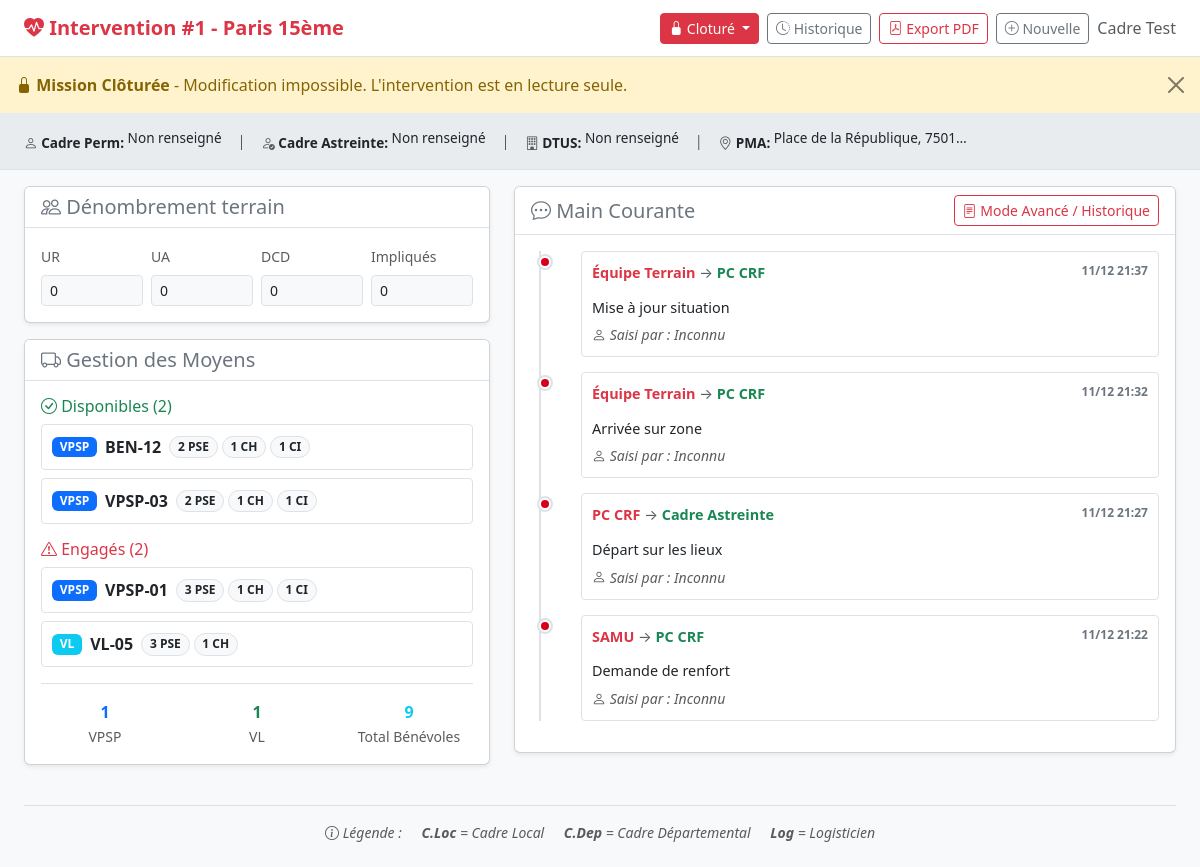
The app's page /dashboard.php?id=1 with its own data.
### tables this page shows
CREATE TABLE `interventions` (
  `id` int(11) NOT NULL,
  `date_creation` datetime NOT NULL DEFAULT current_timestamp(),
  `commune` varchar(255) NOT NULL,
  `adresse_pma` varchar(255) NOT NULL,
  `adresse_cai` varchar(255) DEFAULT NULL,
  `demandeur` varchar(255) NOT NULL,
  `type_event` varchar(255) NOT NULL,
  `is_acel` tinyint(1) DEFAULT 0,
  `is_cot` tinyint(1) DEFAULT 0,
  `numero_intervention` varchar(50) DEFAULT NULL,
  `statut` enum('En cours','Cloturé','Test') NOT NULL DEFAULT 'En cours',
  `nb_ur` int(11) NOT NULL DEFAULT 0,
  `nb_ua` int(11) NOT NULL DEFAULT 0,
  `nb_dcd` int(11) NOT NULL DEFAULT 0,
  `nb_impliques` int(11) NOT NULL DEFAULT 0,
  `cadres_astreinte` text DEFAULT NULL,
  `cadre_permanence` varchar(255) DEFAULT NULL,
  `cadre_astreinte` varchar(255) DEFAULT NULL,
  `dtus_permanence` varchar(255) DEFAULT NULL,
  `logisticien_astreinte` varchar(255) DEFAULT NULL,
  `aide_regulateur` varchar(255) DEFAULT NULL,
  `description` text DEFAULT NULL
);

CREATE TABLE `moyens` (
  `id` int(11) NOT NULL,
  `intervention_id` int(11) NOT NULL,
  `type` enum('VPSP','VL','MINIBUS','ETIR','BENEVOLE','CADRE','VPSP_PCPS','UMH','GROUPE_BSPP','Autre') NOT NULL,
  `status` enum('dispo','engage') NOT NULL DEFAULT 'dispo',
  `nom_indicatif` varchar(255) NOT NULL,
  `nb_pse` int(11) DEFAULT 0,
  `nb_ch` int(11) DEFAULT 0,
  `nb_ci` int(11) DEFAULT 0,
  `nb_cadre_local` int(11) NOT NULL DEFAULT 0,
  `nb_cadre_dept` int(11) NOT NULL DEFAULT 0,
  `nb_logisticien` int(11) NOT NULL DEFAULT 0,
  `date_ajout` datetime NOT NULL DEFAULT current_timestamp()
);

CREATE TABLE `main_courante` (
  `id` int(11) NOT NULL,
  `intervention_id` int(11) NOT NULL,
  `horodatage` datetime NOT NULL DEFAULT current_timestamp(),
  `expediteur` varchar(255) NOT NULL,
  `destinataire` varchar(255) NOT NULL,
  `message` text NOT NULL,
  `moyen_com` varchar(50) DEFAULT NULL,
  `operateur` varchar(100) DEFAULT NULL
);

### dashboard.php (the view, shortened to what the rows shown need)
<?php
require_once __DIR__ . '/includes/db.php';
$intervention_id = isset($_GET['id']) ? (int)$_GET['id'] : 0;
$stmt = $pdo->prepare("SELECT * FROM interventions WHERE id = ?");
$stmt->execute([$intervention_id]);
$intervention = $stmt->fetch();
$statut_actuel = $intervention['statut'] ?? 'En cours';
$is_locked = ($statut_actuel === 'Cloturé');
$stmt = $pdo->prepare("SELECT * FROM moyens WHERE intervention_id = ? ORDER BY type, nom_indicatif");
$stmt->execute([$intervention_id]);
$moyens = $stmt->fetchAll();
$moyens_dispo = array_filter($moyens, fn($m) => $m['status'] === 'dispo');
$moyens_engage = array_filter($moyens, fn($m) => $m['status'] === 'engage');
$stmt = $pdo->prepare("SELECT * FROM main_courante WHERE intervention_id = ? ORDER BY horodatage DESC LIMIT 10");
$stmt->execute([$intervention_id]);
$messages_recent = $stmt->fetchAll();
?>
<!DOCTYPE html>
<html lang="fr">
<head>
    <link href="https://cdn.jsdelivr.net/npm/bootstrap@5.3.0/dist/css/bootstrap.min.css" rel="stylesheet">
    <link rel="stylesheet" href="https://cdn.jsdelivr.net/npm/bootstrap-icons@1.11.0/font/bootstrap-icons.css">
</head>
<body>
    <nav class="navbar navbar-light bg-white border-bottom shadow-sm">
        <div class="container-fluid px-4">
            <span class="navbar-brand mb-0">
                <i class="bi bi-heart-pulse-fill text-danger"></i>
                <span class="text-danger fw-bold">Intervention #<?php echo $intervention_id; ?> - <?php echo htmlspecialchars($intervention['commune']); ?></span>
            </span>
            <div class="d-flex align-items-center gap-2">
                <div class="dropdown">
                    <button class="btn btn-sm dropdown-toggle <?php
                        if ($statut_actuel === 'En cours') echo 'btn-success';
                        elseif ($statut_actuel === 'Cloturé') echo 'btn-danger';
                        else echo 'btn-purple';
                    ?>" type="button" id="dropdownStatut" data-bs-toggle="dropdown" aria-expanded="false">
                        <i class="bi bi-<?php echo $statut_actuel === 'Cloturé' ? 'lock-fill' : 'circle-fill'; ?>"></i>
                        <?php echo htmlspecialchars($statut_actuel); ?>
                    </button>
                </div>
            </div>
        </div>
    </nav>
    <div class="zone-info">
        <div class="container-fluid px-4">
            <div class="d-flex align-items-center gap-3 flex-wrap" style="min-height: 40px;">
                <span><i class="bi bi-person text-muted"></i> <strong>Cadre Perm:</strong> <span class="text-truncate d-inline-block" style="max-width: 150px;" title="<?php echo htmlspecialchars($intervention['cadre_permanence'] ?: 'Non renseigné'); ?>"><?php echo htmlspecialchars($intervention['cadre_permanence'] ?: 'Non renseigné'); ?></span></span>
                <span><i class="bi bi-person-check text-muted"></i> <strong>Cadre Astreinte:</strong> <span class="text-truncate d-inline-block" style="max-width: 150px;" title="<?php echo htmlspecialchars($intervention['cadre_astreinte'] ?: 'Non renseigné'); ?>"><?php echo htmlspecialchars($intervention['cadre_astreinte'] ?: 'Non renseigné'); ?></span></span>
                <span><i class="bi bi-building text-muted"></i> <strong>DTUS:</strong> <span class="text-truncate d-inline-block" style="max-width: 120px;" title="<?php echo htmlspecialchars($intervention['dtus_permanence'] ?? 'Non renseigné'); ?>"><?php echo htmlspecialchars($intervention['dtus_permanence'] ?? 'Non renseigné'); ?></span></span>
                <span><i class="bi bi-geo-alt text-muted"></i> <strong>PMA:</strong> <span class="text-truncate d-inline-block" style="max-width: 200px;" title="<?php echo htmlspecialchars($intervention['adresse_pma']); ?>"><?php echo htmlspecialchars($intervention['adresse_pma']); ?></span></span>
            </div>
        </div>
    </div>
    <div class="container-fluid mt-3 px-4">
        <div class="row">
            <div class="col-md-5">
                <div class="card shadow-sm mb-3">
                    <div class="card-body">
                        <?php if ($is_locked): ?>
                            <div class="row g-2">
                                <div class="col-3">
                                    <label class="form-label text-muted small">UR</label>
                                    <div class="form-control form-control-sm bg-light"><?php echo $intervention['nb_ur'] ?? 0; ?></div>
                                </div>
                                <div class="col-3">
                                    <label class="form-label text-muted small">UA</label>
                                    <div class="form-control form-control-sm bg-light"><?php echo $intervention['nb_ua'] ?? 0; ?></div>
                                </div>
                                <div class="col-3">
                                    <label class="form-label text-muted small">DCD</label>
                                    <div class="form-control form-control-sm bg-light"><?php echo $intervention['nb_dcd'] ?? 0; ?></div>
                                </div>
                                <div class="col-3">
                                    <label class="form-label text-muted small">Impliqués</label>
                                    <div class="form-control form-control-sm bg-light"><?php echo $intervention['nb_impliques'] ?? 0; ?></div>
                                </div>
                            </div>
                        <?php endif; ?>
                    </div>
                </div>
                <div class="card shadow-sm mb-3">
                    <div class="card-body">
                        <div class="mb-3">
                            <div id="liste-dispo">
                                <?php if (empty($moyens_dispo)): ?>
                                    <p class="text-muted small">Aucun moyen disponible</p>
                                <?php else: ?>
                                    <?php foreach ($moyens_dispo as $moyen):
                                        $nb_pse = (int)($moyen['nb_pse'] ?? 0);
                                        $nb_ch = (int)($moyen['nb_ch'] ?? 0);
                                        $nb_ci = (int)($moyen['nb_ci'] ?? 0);
                                        $badge_class = 'bg-primary';
                                    ?>
                                        <div class="moyen-item" data-moyen-id="<?php echo $moyen['id']; ?>">
                                            <div class="view-mode d-flex align-items-center gap-2" style="flex: 1;">
                                                <span class="badge <?php echo $badge_class; ?>"><?php echo htmlspecialchars($moyen['type']); ?></span>
                                                <strong><?php echo htmlspecialchars($moyen['nom_indicatif']); ?></strong>
                                                <div class="d-flex gap-1">
                                                    <?php if ($nb_pse > 0): ?>
                                                        <span class="badge rounded-pill bg-light text-dark border"><?php echo $nb_pse; ?> PSE</span>
                                                    <?php endif; ?>
                                                    <?php if ($nb_ch > 0): ?>
                                                        <span class="badge rounded-pill bg-light text-dark border"><?php echo $nb_ch; ?> CH</span>
                                                    <?php endif; ?>
                                                    <?php if ($nb_ci > 0): ?>
                                                        <span class="badge rounded-pill bg-light text-dark border"><?php echo $nb_ci; ?> CI</span>
                                                    <?php endif; ?>
                                                </div>
                                            </div>
                                        </div>
                                    <?php endforeach; ?>
                                <?php endif; ?>
                            </div>
                        </div>
                        <div>
                            <div id="liste-engage">
                                <?php if (empty($moyens_engage)): ?>
                                    <p class="text-muted small">Aucun moyen engagé</p>
                                <?php else: ?>
                                    <?php foreach ($moyens_engage as $moyen):
                                        $nb_pse = (int)($moyen['nb_pse'] ?? 0);
                                        $nb_ch = (int)($moyen['nb_ch'] ?? 0);
                                        $nb_ci = (int)($moyen['nb_ci'] ?? 0);
                                        $badge_class = 'bg-primary';
                                        if ($moyen['type'] === 'VL') $badge_class = 'bg-info';
                                        elseif ($moyen['type'] === 'Autre') $badge_class = 'bg-secondary';
                                        elseif ($moyen['type'] === 'BENEVOLE' || $moyen['type'] === 'Benevole') $badge_class = 'bg-warning text-dark';
                                    ?>
                                        <div class="moyen-item" data-moyen-id="<?php echo $moyen['id']; ?>">
                                            <div class="view-mode d-flex align-items-center gap-2" style="flex: 1;">
                                                <span class="badge <?php echo $badge_class; ?>"><?php echo htmlspecialchars($moyen['type']); ?></span>
                                                <strong><?php echo htmlspecialchars($moyen['nom_indicatif']); ?></strong>
                                                <div class="d-flex gap-1">
                                                    <?php if ($nb_pse > 0): ?>
                                                        <span class="badge rounded-pill bg-light text-dark border"><?php echo $nb_pse; ?> PSE</span>
                                                    <?php endif; ?>
                                                    <?php if ($nb_ch > 0): ?>
                                                        <span class="badge rounded-pill bg-light text-dark border"><?php echo $nb_ch; ?> CH</span>
                                                    <?php endif; ?>
                                                    <?php if ($nb_ci > 0): ?>
                                                        <span class="badge rounded-pill bg-light text-dark border"><?php echo $nb_ci; ?> CI</span>
                                                    <?php endif; ?>
                                                </div>
                                            </div>
                                        </div>
                                    <?php endforeach; ?>
                                <?php endif; ?>
                            </div>
                        </div>
                    </div>
                </div>
            </div>
            <div class="col-md-7">
                <div class="card shadow-sm">
                    <div class="card-body">
                        <div id="historique-messages">
                            <?php if (empty($messages_recent)): ?>
                                <p class="text-muted text-center">Aucun message pour le moment</p>
                            <?php else: ?>
                                <div class="timeline-container">
                                    <?php foreach ($messages_recent as $msg): ?>
                                        <div class="timeline-item" data-message-id="<?php echo $msg['id']; ?>">
                                            <div class="timeline-bullet"></div>
                                            <div class="timeline-content">
                                                <div class="d-flex justify-content-between align-items-start mb-2">
                                                    <div class="timeline-header">
                                                        <strong class="text-danger"><?php echo htmlspecialchars($msg['expediteur']); ?></strong>
                                                        <span class="text-muted"> → </span>
                                                        <strong class="text-success"><?php echo htmlspecialchars($msg['destinataire']); ?></strong>
                                                    </div>
                                                    <div class="timeline-time">
                                                        <?php echo date('d/m H:i', strtotime($msg['horodatage'])); ?>
                                                    </div>
                                                </div>
                                                <div class="timeline-message"><?php echo nl2br(htmlspecialchars($msg['message'])); ?></div>
                                                <div class="mt-1">
                                                    <small class="text-muted fst-italic">
                                                        <i class="bi bi-person"></i> Saisi par : <?php echo htmlspecialchars($msg['operateur'] ?? 'Inconnu'); ?>
                                                    </small>
                                                </div>
                                            </div>
                                        </div>
                                    <?php endforeach; ?>
                                </div>
                            <?php endif; ?>
                        </div>
                    </div>
                </div>
            </div>
        </div>
    </div>
</body>
</html>

### records on screen
interventions: commune "Paris 15ème", statut "Cloturé", cadre_permanence "Non renseigné", cadre_astreinte "Non renseigné", dtus_permanence "Non renseigné", adresse_pma "Place de la République, 7501…", nb_ur "0", nb_ua "0", nb_dcd "0", nb_impliques "0"
moyens: type "VPSP", nom_indicatif "BEN-12", nb_pse "2", nb_ch "1", nb_ci "1"
moyens: type "VPSP", nom_indicatif "VPSP-03", nb_pse "2", nb_ch "1", nb_ci "1"
moyens: type "VPSP", nom_indicatif "VPSP-01", nb_pse "3", nb_ch "1", nb_ci "1"
moyens: type "VL", nom_indicatif "VL-05", nb_pse "3", nb_ch "1"
main_courante: expediteur "Équipe Terrain", destinataire "PC CRF", horodatage "11/12 21:37", message "Mise à jour situation", operateur "Inconnu"
main_courante: expediteur "Équipe Terrain", destinataire "PC CRF", horodatage "11/12 21:32", message "Arrivée sur zone", operateur "Inconnu"
main_courante: expediteur "PC CRF", destinataire "Cadre Astreinte", horodatage "11/12 21:27", message "Départ sur les lieux", operateur "Inconnu"
main_courante: expediteur "SAMU", destinataire "PC CRF", horodatage "11/12 21:22", message "Demande de renfort", operateur "Inconnu"

### other values on screen
$intervention_id "1"
$_SESSION['user']['nom'] "Cadre Test"
count($moyens_dispo) "2"
count($moyens_engage) "2"
$total_vpsp "1"
$total_vl "1"
$total_benevoles "9"
